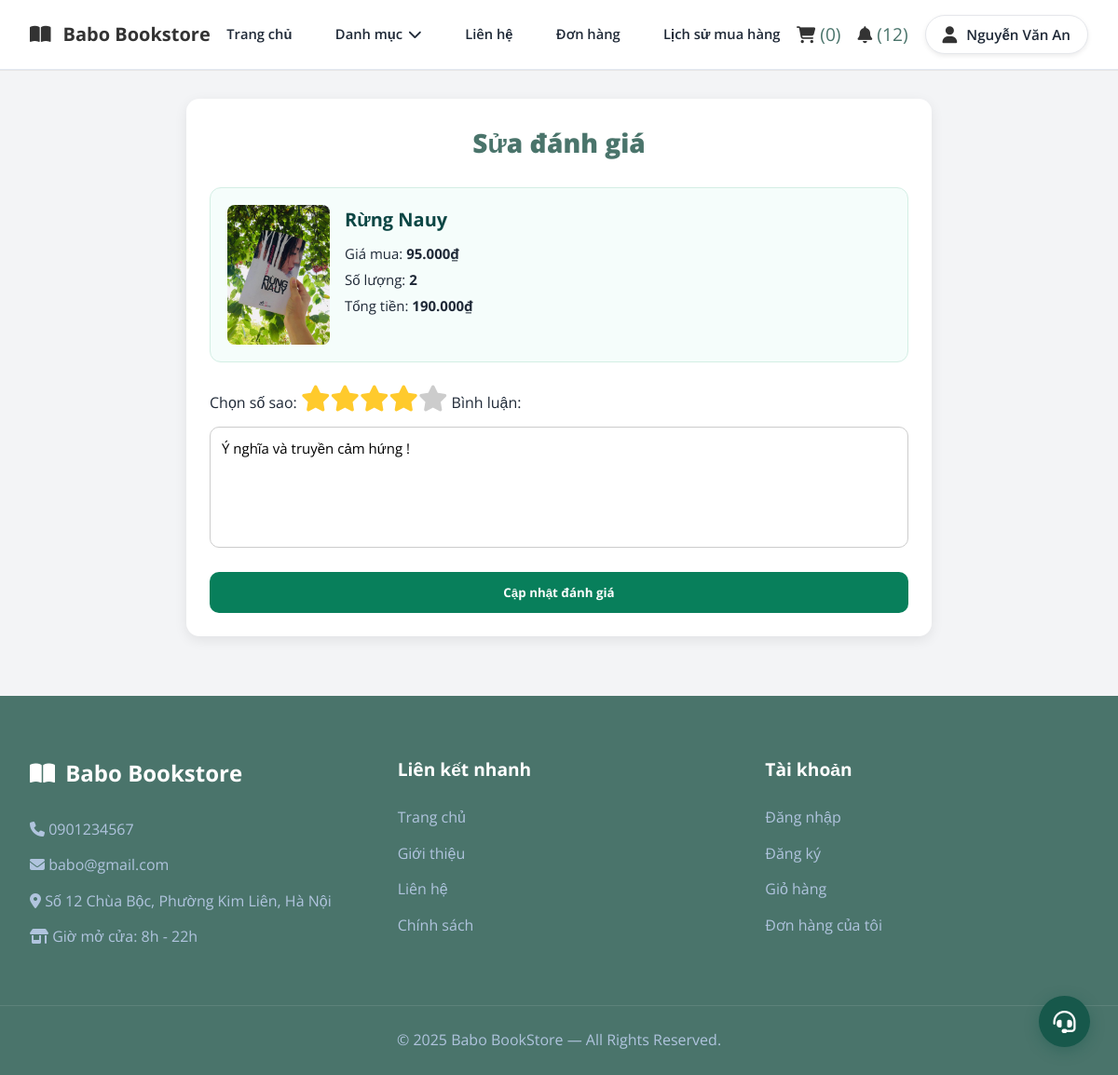
Screenshot of /edit_review.php?id=1 (signed in) with the database file from the repository.
### tables this page shows
CREATE TABLE `users` (
  `user_id` int(11) NOT NULL,
  `full_name` varchar(100) NOT NULL,
  `email` varchar(150) NOT NULL,
  `password` varchar(255) NOT NULL,
  `phone` varchar(20) NOT NULL,
  `gender` enum('Nữ','Nam','Khác','') NOT NULL,
  `dob` date NOT NULL,
  `role` enum('customer','admin','','') NOT NULL,
  `created_at` datetime NOT NULL DEFAULT current_timestamp(),
  `status` enum('active','banned','','') NOT NULL,
  `reset_token` varchar(64) DEFAULT NULL,
  `token_expiry` datetime DEFAULT NULL,
  `login_attempts` int(11) DEFAULT 0,
  `last_attempt` datetime DEFAULT NULL
);

CREATE TABLE `reviews` (
  `review_id` int(11) NOT NULL,
  `user_id` int(11) NOT NULL,
  `book_id` int(11) NOT NULL,
  `rating` int(11) NOT NULL,
  `comment` text NOT NULL,
  `created_at` datetime NOT NULL DEFAULT current_timestamp() ON UPDATE current_timestamp(),
  `status` enum('pending','approved','hidden') DEFAULT 'pending'
);

CREATE TABLE `books` (
  `book_id` int(11) NOT NULL,
  `title` varchar(255) NOT NULL,
  `slug` varchar(255) DEFAULT NULL,
  `description` text NOT NULL,
  `publish_year` year(4) NOT NULL,
  `pages` int(11) NOT NULL,
  `weight` int(11) NOT NULL,
  `cover_type` enum('hard','soft','','') NOT NULL,
  `price` decimal(10,2) NOT NULL,
  `discounted_price` decimal(10,2) NOT NULL,
  `stock_quantity` int(11) NOT NULL,
  `category_id` int(11) NOT NULL,
  `publisher_id` int(11) NOT NULL,
  `created_at` datetime NOT NULL DEFAULT current_timestamp(),
  `updated_at` datetime NOT NULL DEFAULT current_timestamp() ON UPDATE current_timestamp(),
  `status` enum('active','hidden','','') NOT NULL
);

CREATE TABLE `order_items` (
  `id` int(11) NOT NULL,
  `order_id` int(11) NOT NULL,
  `book_id` int(11) NOT NULL,
  `quantity` int(11) NOT NULL,
  `price_at_order` decimal(10,2) NOT NULL
);

### edit_review.php (the view, shortened to what this page needs)
<?php
include 'connect.php';
$user_id = $_SESSION['user_id'];
$review_id = intval($_GET['id']);
$query = "
    SELECT r.*, b.title,
           (SELECT url FROM images WHERE book_id = b.book_id LIMIT 1) AS book_image,
           oi.price_at_order,
           oi.quantity,
           (oi.price_at_order * oi.quantity) AS subtotal
    FROM reviews r
    JOIN books b ON r.book_id = b.book_id
    LEFT JOIN order_items oi ON oi.book_id = b.book_id
    LEFT JOIN orders o ON o.order_id = oi.order_id
    WHERE r.review_id = $review_id
      AND r.user_id = $user_id
    LIMIT 1
";
$result = mysqli_query($ocon, $query);
$review = mysqli_fetch_assoc($result);
$title = $review['title'];
$comment = $review['comment'];
$img = $review['book_image'] ?: "img/placeholder-book.png";
$price = $review['price_at_order'] ?: 0;
$qty = $review['quantity'] ?: 0;
$subtotal = $review['subtotal'] ?: 0;
?>
<!DOCTYPE html>
<html lang="vi">
<head>
    <link rel="stylesheet" href="css/review.css">
    <link rel="stylesheet" href="css/style.css">
    <link rel="stylesheet"
          href="https://cdnjs.cloudflare.com/ajax/libs/font-awesome/6.4.0/css/all.min.css">
</head>
<body>
<?php include "header.php"; ?>
<div class="review_container">
    <h2>Sửa đánh giá</h2>
    <div class="review_item_box">
        <img src="<?= $img ?>" class="review_img">
        <div class="review_info">
            <div class="review_title"><?= htmlspecialchars($title) ?></div>
            <p>Giá mua: <strong><?= number_format($price, 0, ',', '.') ?>₫</strong></p>
            <p>Số lượng: <strong><?= $qty ?></strong></p>
            <p>Tổng tiền:
                <strong class="review_subtotal">
                    <?= number_format($subtotal, 0, ',', '.') ?>₫
                </strong>
            </p>
        </div>
    </div>
    <form action="update_review.php" method="POST" class="review_form">
        <label>Chọn số sao:</label>
        <div class="star_rating">
            <label for="star5" class="fa fa-star"></label>
            <label for="star4" class="fa fa-star"></label>
            <label for="star3" class="fa fa-star"></label>
            <label for="star2" class="fa fa-star"></label>
            <label for="star1" class="fa fa-star"></label>
        </div>
        <label>Bình luận:</label>
        <textarea name="comment" class="review_textarea" required><?= htmlspecialchars($comment) ?></textarea>
        <button type="submit" class="submit_review_btn">Cập nhật đánh giá</button>
    </form>
</div>
<?php include "footer.php"; ?>
</body>
</html>

### header.php (shortened to what this page needs)
<?php
include 'connect.php';
$unread_notif = 0;
$cart_id = 0;
$user_name = "";
if (isset($_SESSION['user_id'])) {
    $user_id = $_SESSION['user_id'];
    $user_query = mysqli_query($ocon, "SELECT full_name, role FROM users WHERE user_id = '$user_id'");
    if ($user = mysqli_fetch_assoc($user_query)) {
        $user_name = $user['full_name'];
    }
$unread_notif = 0;
if (!empty($_SESSION['user_id'])) {
    $user_id = intval($_SESSION['user_id']);
    $q = mysqli_query($ocon,
        "SELECT COUNT(*) AS total
         FROM notifications_customer
         WHERE user_id=$user_id AND is_read=0"
    );
    $unread_notif = ($q && $row = mysqli_fetch_assoc($q)) ? $row['total'] : 0;
}
    $cart_query = mysqli_query($ocon, "SELECT cart_id FROM carts WHERE user_id = '$user_id'");
    if (mysqli_num_rows($cart_query) > 0) {
        $cart = mysqli_fetch_assoc($cart_query);
        $cart_id = $cart['cart_id'];
    } else {
        mysqli_query($ocon, "INSERT INTO carts(user_id) VALUES('$user_id')");
        $cart_id = mysqli_insert_id($ocon);
    }
}
$total_cart_items = 0;
if ($cart_id > 0) {
    $count_cart_items = mysqli_query($ocon, "SELECT * FROM cart_items WHERE cart_id = '$cart_id'");
    $total_cart_items = mysqli_num_rows($count_cart_items);
}
?>
<link rel="stylesheet" href="CSS/header.css">
<header class="user_header">
    <div class="header_1">
        <div class="user_flex">
            <a href="index.php" class="book_logo">
                <i class="fas fa-book-open"></i> Babo Bookstore
            </a>
            <nav class="navbar">
                <a href="index.php">Trang chủ</a>
                <div class="category_menu">
    <a href="javascript:void(0)" class="category_btn">Danh mục <i class="fas fa-chevron-down"></i></a>
</div>
                <a href="contact.php">Liên hệ</a>
                <a href="order.php">Đơn hàng</a>
                <a href="purchase_history.php">Lịch sử mua hàng</a>
            </nav>
            <div class="icons">
                <a href="cart.php">
                    <i class="fas fa-shopping-cart"></i>
                    <span>(<?php echo $total_cart_items; ?>)</span>
                </a>
                <a href="notification_customer.php" class="notif_icon">
                    <i class="fas fa-bell"></i>
                    <?php if ($unread_notif > 0): ?>
                        (<span class="notif_count"><?= $unread_notif ?></span>)
                    <?php endif; ?>
                </a>
                <div class="user-menu">
                    <div id="user-btn" class="user_box">
    <i class="fas fa-user"></i>
    <span><?= $user_name ?: "Tài khoản" ?></span>
</div>
                </div>
            </div>
        </div>
    </div>
</header>

### CSS/review.css (style rules this page uses)
.review_container { max-width: 800px; margin: 30px auto; background: #fff; padding: 25px; border-radius: 14px; box-shadow: 0 4px 14px rgba(0,0,0,0.08); }
.review_container h2 { text-align: center; font-size: 28px; font-weight: 800; margin-bottom: 25px; color: #4a746b; }
.review_item_box { display: flex; gap: 16px; padding: 18px; background: #f5fdfb; border: 1px solid #d3eee4; border-radius: 12px; margin-bottom: 25px; }
.review_img { width: 110px; height: 150px; object-fit: cover; border-radius: 8px; }
.review_info p { margin: 4px 0; font-size: 15px; }
.review_title { font-size: 20px; font-weight: 700; color: #0b4644; margin-bottom: 8px; }
.star_rating { direction: rtl; display: inline-flex; font-size: 28px; cursor: pointer; margin-bottom: 10px; }
.star_rating label { color: #ccc; transition: 0.2s; }
.star_rating input:checked ~ label { color: #ffca2c; }
.review_textarea { width: 100%; height: 130px; padding: 12px; margin-top: 6px; border-radius: 10px; border: 1px solid #ccc; resize: none; font-size: 15px; }
.submit_review_btn { margin-top: 18px; width: 100%; padding: 13px; background: #087f5b; color: white; border: none; border-radius: 10px; font-weight: 700; cursor: pointer; transition: 0.25s; }

### CSS/style.css (style rules this page uses)
:root { --primary-color: #4a746b; --accent-color: #0b4644; --light-blue: #EFF6FF; --orange: #F59E0B; --text-color: #1F2937; --light-text: #4B5563; --white: #ffffff; --border-radius: 12px; --shadow: 0 10px 15px -3px rgba(0, 0, 0, 0.1), 0 4px 6px -2px rgba(0, 0, 0, 0.05); --transition: all 0.3s ease; }
* { margin: 0; padding: 0; box-sizing: border-box; font-family: 'Open Sans', sans-serif; text-decoration: none; list-style: none; border: none; outline: none; }
body { background-color: #f3f4f6; color: var(--text-color); line-height: 1.6; }
.user_header .header_1 { background-color: var(--white); border-bottom: 1px solid #e2e8f0; }
.user_flex { max-width: 1200px; margin: 0 auto; padding: 1rem 2rem; display: flex; align-items: center; justify-content: space-between; }
.book_logo { font-size: 1.5rem; font-weight: 700; color: var(--primary-color); display: flex; align-items: center; gap: 0.5rem; }
.user_flex .navbar { display: flex; gap: 2rem; }
.user_flex .navbar a { font-size: 1rem; color: var(--text-color); font-weight: 500; transition: var(--transition); }
.icons { display: flex; gap: 1.2rem; }
.icons a { font-size: 1.2rem; color: var(--primary-color); transition: var(--transition); }
.user_box { display: flex; align-items: center; gap: 10px; padding: 8px 18px; background: var(--white); border: 1px solid #e5e7eb; border-radius: 50px; box-shadow: 0 2px 5px rgba(0,0,0,0.08); transition: var(--transition); cursor: pointer; }
.user_box i { font-size: 1.3rem; color: var(--primary-color); }
.user_box span { font-size: 0.95rem; font-weight: 600; color: var(--text-color); white-space: nowrap; }
.user_flex .navbar { display: flex; align-items: center; gap: 1.4rem; }
.user_flex .navbar a { font-size: 0.92rem; font-weight: 600; color: var(--text-color); white-space: nowrap; transition: var(--transition); }
.category_menu .category_btn { font-size: 0.92rem !important; font-weight: 600; white-space: nowrap; }

### CSS/header.css (style rules this page uses)
.user_header { width: 100%; background: #fff; border-bottom: 1px solid #e6e6e6; }
.book_logo { font-size: 20px; color: #333; font-weight: bold; text-decoration: none; }
.book_logo i { margin-right: 5px; }
.navbar a { margin: 0 12px; text-decoration: none; color: #333; font-size: 15px; transition: 0.25s; }
.icons { display: flex; align-items: center; gap: 18px; }
.icons i { font-size: 18px; cursor: pointer; color: #333; transition: 0.25s; }
.user-menu { position: relative; display: inline-block; font-family: "Poppins", sans-serif; }
.category_menu { position: relative; }
.category_btn { cursor: pointer; display: flex; align-items: center; gap: 6px; }
.category_menu::after { content: ""; position: absolute; left: 0; top: 100%; width: 100%; height: 15px; }

### rows the page displays
users: full_name "Nguyễn Văn An"
reviews: book.title "Rừng Nauy", order_items.price_at_order "95.000", order_items.quantity "2", comment "Ý nghĩa và truyền cảm hứng !"

### other values shown
$total_cart_items "0"
$unread_notif "12"
$subtotal "190.000"
